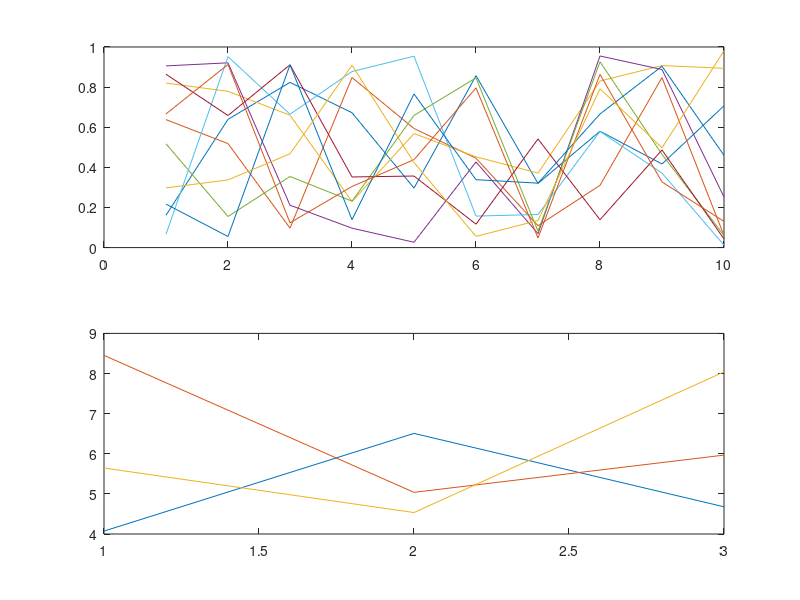

This chart was generated by the following MATLAB code: (Note: this script raises an error after producing the figure.)
%% axisLimitSame
% Adjust all subplots in a plot windows to have the same limits
%% Syntax
%% Description
%
% <html>
% </html>
%% Example
%%
%
subplot(211); plot(rand(10));
subplot(212); plot(10*rand(3));
axisLimitSame(gcf);
